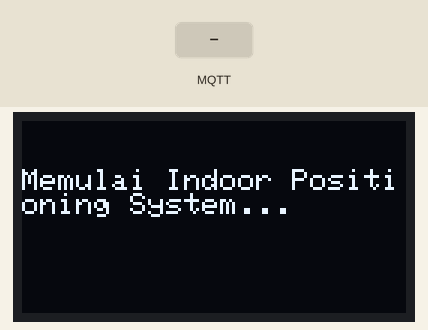
This program was run on a simulated ESP8266 (NodeMCU). On the bench: 128×64 one-colour display. Inputs (shaded band) come from the test bench. WiFi joins after 1.5 s; servers stay silent unless stated; a WiFi scan finds three made-up networks; network time is answered at once with the bench clock; the local clock reads 2024-03-15 10:24:30 at power-on unless the program sets it; no MQTT or app messages arrive unless stated; what the program prints to the serial monitor is not drawn.

Above: at 0.1 s.
At 3.2 s:
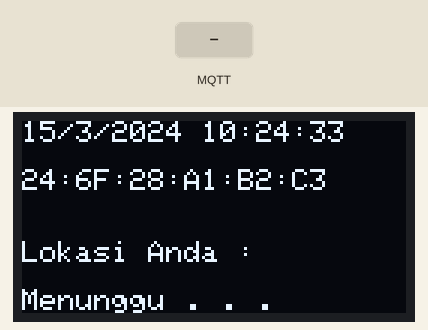
3.3 s: MQTT message "1" arrives on the first subscribed topic
At 4.6 s:
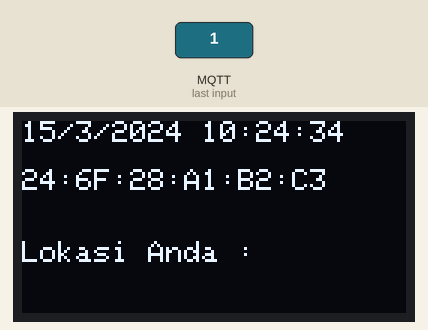
6.3 s: MQTT message "on" arrives on the first subscribed topic
8.6 s: MQTT message "off" arrives on the first subscribed topic
Timing chart, 0 to 11.6 s (numbered marks = the images above; inputs shaded):
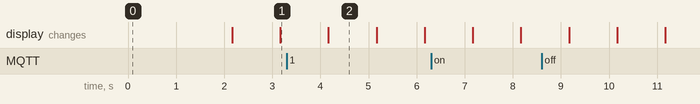

Measured:
- after the input at 3.3 s, the display: changes after 0.87 s (image 2)
- what the display in image 2 shows lasts 1.0 s, from 4.2 s to 5.2 s

The program:

main.cpp
```cpp
#include <Arduino.h>
#include <ESP8266WiFi.h>
#include <PubSubClient.h>
#include <ArduinoJson.h>
#include <SPI.h>
#include <Wire.h>
#include <Adafruit_GFX.h>
#include <Adafruit_SSD1306.h>
#include <NTPClient.h>
#include <WiFiUdp.h>

#define SCREEN_WIDTH 128
#define SCREEN_HEIGHT 64

Adafruit_SSD1306 display(SCREEN_WIDTH, SCREEN_HEIGHT, &Wire, -1);

const char *mqtt_server = "broker.sinaungoding.com";
const int mqttPort = 1883;
const char *mqtt_username = "uwais";
const char *mqtt_password = "uw415_4Lqarn1";

const bool debug = false;
// const bool debug = true;

WiFiClient espClient;
PubSubClient client(espClient);

WiFiUDP ntpUDP;
NTPClient timeClient(ntpUDP, "time.google.com", 25200, 15000);

String macAddr;

String globalPrediksi;

// list mac address
const char *dosen1 = "B4:FB:E4:F7:67:99";
const char *dosen2 = "B4:FB:E4:F7:68:35";
const char *dosen3 = "B4:FB:E4:F7:68:C0";
const char *dosen4 = "B4:FB:E4:F7:67:69";
const char *jurusan = "B4:FB:E4:F7:6A:AE";
const char *dosen5 = "B4:FB:E4:F7:68:74";
const char *admin = "B4:FB:E4:F7:68:C1";
const char *dosen6 = "B4:FB:E4:F7:68:46";
const char *baca = "B4:FB:E4:F7:67:AF";
const char *arsip = "B4:FB:E4:F7:67:B7";
const char *lsi1 = "B4:FB:E4:F7:69:08";
const char *lpy2 = "B4:FB:E4:F7:69:10";
const char *lsi2 = "B4:FB:E4:F7:6A:A0";
const char *lpy3 = "B4:FB:E4:F7:68:1F";
const char *lsi3 = "B4:FB:E4:F7:67:B9";
const char *ekosistem = "B4:FB:E4:F7:68:30";

// const char *jokopuchi = "00:AD:24:67:02:4C";

void callback(char *topic, byte *payload, unsigned int length)
{
  timeClient.update();

  unsigned long waktuEspTerima = timeClient.getEpochTime();

  Serial.print("Prediksi : ");

  String message;
  for (int i = 0; i < length; i++)
  {
    message += (char)payload[i];
  }
  Serial.println(message);

  if (message == "")
  {
    globalPrediksi = "Menunggu . .";
  }

  DynamicJsonDocument doc(1024);
  deserializeJson(doc, payload, length);

  const char *mac = doc["mac"];
  JsonArray rssiData = doc["data"];
  // const char *waktuEspKirim = doc["wek"];
  // const char *waktuSetelahPrediksi = doc["wsk"];
  const long waktuEspKirim = doc["wek"].as<long>();
  const long waktuSetelahPrediksi = doc["wsk"].as<long>();

  const char *predictedRoom = doc["predicted_room"];

  display.setTextSize(1);
  display.setTextColor(WHITE);
  display.setCursor(0, 0);

  if (debug == true)
  {
    display.clearDisplay();
    display.print("Mac:");
    display.println(mac);
    display.print("RSSI : [");
    for (int i = 0; i < rssiData.size(); i++)
    {
      display.print(rssiData[i].as<int>());
      display.print(",");
    }
    display.print("]");
    display.print("\nEsp Kirim : ");
    display.println(waktuEspKirim);
    display.print("Prediksi : ");
    display.println(waktuSetelahPrediksi);
    display.print("Esp Terima : ");
    display.println(waktuEspTerima);
    display.print("Lokasi Anda : ");
    display.println(predictedRoom);
    display.display();
  }
  else
  {
    globalPrediksi = predictedRoom;
  }

  // Menampilkan nama ruangan pada OLED

  StaticJsonDocument<1024> publishDoc;
  publishDoc["mac"] = mac;
  publishDoc["data"] = rssiData;
  publishDoc["wek"] = waktuEspKirim;
  publishDoc["wsk"] = waktuSetelahPrediksi;
  publishDoc["predicted_room"] = predictedRoom;
  publishDoc["wet"] = waktuEspTerima;

  char publishBuffer[1024];
  serializeJson(publishDoc, publishBuffer);

  Serial.print("logdata : ");
  Serial.println(publishBuffer);
  Serial.println("======================");

  String topic_datalog = macAddr + "/datalog";
  client.publish(topic_datalog.c_str(), publishBuffer);
}

void setup()
{
  Serial.begin(115200);

  while (!Serial)
  {
    delay(10);
  }
  if (!display.begin(SSD1306_SWITCHCAPVCC, 0x3C))
  { // Address 0x3D for 128x64
    Serial.println(F("SSD1306 allocation failed"));
    for (;;)
      ;
  }

  // Clear the buffer and reset the display
  display.clearDisplay();
  display.setTextSize(1);
  display.setTextColor(WHITE);
  display.setCursor(0, 0);
  display.println("\n\nMemulai Indoor Positioning System... ");
  display.display();

  // WiFi.begin("JTI-POLINEMA", "jtifast!");
  // WiFi.begin("Joko Puchi", "yondatau");
  WiFi.begin("Araspot", "yondatau");

  while (WiFi.status() != WL_CONNECTED)
  {
    delay(1000);
    Serial.println("Connecting to WiFi...");
  }

  macAddr = WiFi.macAddress();
  macAddr = macAddr.c_str();

  client.setServer(mqtt_server, mqttPort);

  timeClient.begin();

  timeClient.update();

  client.setCallback(callback);

  globalPrediksi = "Menunggu . . .";
}

void reconnect()
{
  while (!client.connected())
  {
    globalPrediksi = "Menunggu . . .";

    Serial.print("Attempting MQTT connection...");
    if (client.connect(macAddr.c_str(), mqtt_username, mqtt_password))
    {
      Serial.println("connected");
      String topicHasilPrediksi = macAddr + "/hasilprediksi";
      client.subscribe(topicHasilPrediksi.c_str());
    }
    else
    {
      Serial.print("failed, rc=");
      Serial.print(client.state());
      Serial.println(" try again in 5 seconds");
      delay(5000);
    }
  }
}

void loop()
{

  if (!client.connected())
  {
    reconnect();
  }

  static unsigned long previousMillis = 0;
  static unsigned long previousMillisClock = 0;
  const long interval = 15000;     // setiap 15 detik
  const long intervalClock = 1000; // setiap 1 detik

  unsigned long currentMillis = millis();

  if (currentMillis - previousMillisClock >= intervalClock)
  {
    // Simpan waktu sekarang
    previousMillisClock = currentMillis;

    if (!debug)
    {
      display.clearDisplay();

      timeClient.update();

      // Mengambil waktu saat ini
      time_t epochTime = timeClient.getEpochTime();
      struct tm *timeinfo;
      timeinfo = localtime(&epochTime);

      display.setTextSize(1);
      display.setTextColor(WHITE);
      display.setCursor(0, 0);

      display.print(timeinfo->tm_mday);
      display.print("/");
      display.print(timeinfo->tm_mon + 1);
      display.print("/");
      display.print(timeinfo->tm_year + 1900);
      display.print(" ");

      char hourBuffer[3];
      sprintf(hourBuffer, "%02d", timeinfo->tm_hour);
      display.print(hourBuffer);

      display.print(":");

      char minBuffer[3];
      sprintf(minBuffer, "%02d", timeinfo->tm_min);
      display.print(minBuffer);

      display.print(":");

      char secBuffer[3];
      sprintf(secBuffer, "%02d", timeinfo->tm_sec);
      display.print(secBuffer);
      display.println("\n");

      display.println(macAddr);

      display.println("\n\nLokasi Anda : ");
      display.println("\n" + globalPrediksi);

      display.display();
    }
  }

  if (currentMillis - previousMillis >= interval)
  {
    // Simpan waktu sekarang
    previousMillis = currentMillis;

    int RSSIdosen1 = -100;
    int RSSIdosen2 = -100;
    int RSSIdosen3 = -100;
    int RSSIdosen4 = -100;
    int RSSIjurusan = -100;
    int RSSIdosen5 = -100;
    int RSSIadmin = -100;
    int RSSIdosen6 = -100;
    int RSSIbaca = -100;
    int RSSIarsip = -100;
    int RSSIlsi1 = -100;
    int RSSIlpy2 = -100;
    int RSSIlsi2 = -100;
    int RSSIlpy3 = -100;
    int RSSIlsi3 = -100;
    int RSSIekosistem = -100;

    // get RSSI
    int numberOfNetworks = WiFi.scanNetworks();

    if (numberOfNetworks == 0)
    {
      Serial.println("No networks found");
    }
    else
    {

      for (int i = 0; i < numberOfNetworks; ++i)
      {

        if (WiFi.BSSIDstr(i) == dosen1)
        {
          RSSIdosen1 = WiFi.RSSI(i);
        }
        else if (WiFi.BSSIDstr(i) == dosen2)
        {
          RSSIdosen2 = WiFi.RSSI(i);
        }
        else if (WiFi.BSSIDstr(i) == dosen3)
        {
          RSSIdosen3 = WiFi.RSSI(i);
        }
        else if (WiFi.BSSIDstr(i) == dosen4)
        {
          RSSIdosen4 = WiFi.RSSI(i);
        }
        else if (WiFi.BSSIDstr(i) == jurusan)
        {
          RSSIjurusan = WiFi.RSSI(i);
        }
        else if (WiFi.BSSIDstr(i) == dosen5)
        {
          RSSIdosen5 = WiFi.RSSI(i);
        }
        else if (WiFi.BSSIDstr(i) == admin)
        {
          RSSIadmin = WiFi.RSSI(i);
        }
        else if (WiFi.BSSIDstr(i) == dosen6)
        {
          RSSIdosen6 = WiFi.RSSI(i);
        }
        else if (WiFi.BSSIDstr(i) == baca)
        {
          RSSIbaca = WiFi.RSSI(i);
        }
        else if (WiFi.BSSIDstr(i) == arsip)
        {
          RSSIarsip = WiFi.RSSI(i);
        }
        else if (WiFi.BSSIDstr(i) == lsi1)
        {
          RSSIlsi1 = WiFi.RSSI(i);
        }
        else if (WiFi.BSSIDstr(i) == lpy2)
        {
          RSSIlpy2 = WiFi.RSSI(i);
        }
        else if (WiFi.BSSIDstr(i) == lsi2)
        {
          RSSIlsi2 = WiFi.RSSI(i);
        }
        else if (WiFi.BSSIDstr(i) == lpy3)
        {
          RSSIlpy3 = WiFi.RSSI(i);
        }
        else if (WiFi.BSSIDstr(i) == lsi3)
        {
          RSSIlsi3 = WiFi.RSSI(i);
        }
        else if (WiFi.BSSIDstr(i) == ekosistem)
        {
          RSSIekosistem = WiFi.RSSI(i);
        }
      }
    }

    timeClient.update();

    // Mengambil waktu saat ini
    // String waktuss = timeClient.getFormattedTime();
    // unsigned long waktu = timeClient.getEpochTime() * 1000;

    unsigned long waktu = timeClient.getEpochTime();

    char message[255];
    snprintf(message, sizeof(message),
             "{\"mac\": \"%s\",\"data\": [%d,%d,%d,%d,%d,%d,%d,%d,%d,%d,%d,%d,%d,%d,%d,%d],\"wek\": %lu}",
             macAddr.c_str(), RSSIdosen1, RSSIdosen2, RSSIdosen3, RSSIdosen4, RSSIjurusan, RSSIdosen5, RSSIadmin, RSSIdosen6, RSSIbaca, RSSIarsip, RSSIlsi1, RSSIlpy2, RSSIlsi2, RSSIlpy3, RSSIlsi3, RSSIekosistem, waktu);

    String topic_rssi_data = macAddr + "/rssi_data";
    client.publish(topic_rssi_data.c_str(), message);

    Serial.println("\n======================");
    Serial.print("RSSI : ");
    Serial.println(message);
  }

  client.loop();
}
```
